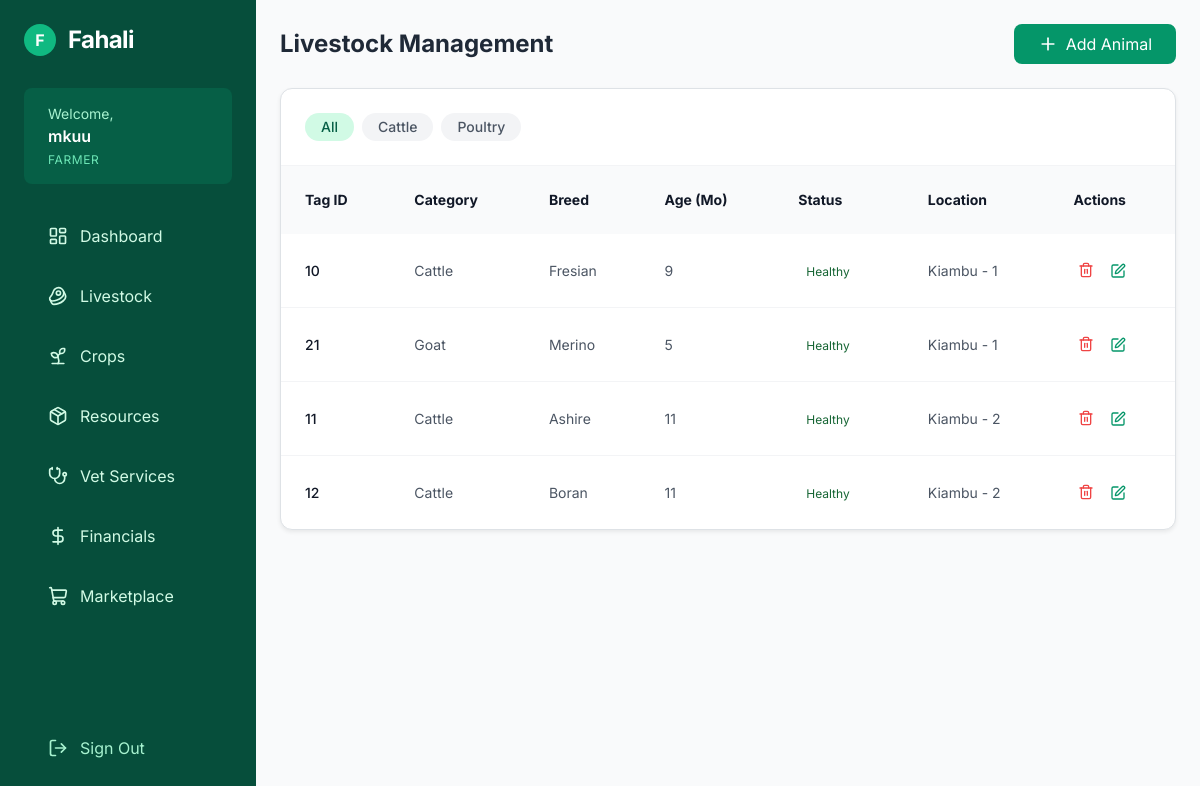
Screenshot of /livestock/ (signed in) with the database file from the repository.
### farm/models.py (models this page shows, shortened)
class Livestock(models.Model):
    category = models.CharField(max_length=50)  # e.g., Cattle, Poultry
    tagId = models.CharField(max_length=100, unique=True)
    breed = models.CharField(max_length=100)
    age = models.PositiveIntegerField(help_text="Age in months")
    healthStatus = models.CharField(max_length=50, default='Healthy')
    location = models.CharField(max_length=50, blank=True, null=True)
    owner = models.ForeignKey(User, on_delete=models.CASCADE, null=True, blank=True, default=User)
    created_at = models.DateTimeField(auto_now_add=True)

### farm/views.py (the view)
# urls.py: path('livestock/', views.livestock, name='livestock'),
def livestock(request):
    livestock_list = Livestock.objects.all()
    return render(request,'livestock.html', {"livestock_list":livestock_list})

### farm/templates/livestock.html (shortened to what this page needs)
{% extends 'base.html' %}
{% block content %}
<div>
  <div class="flex flex-col sm:flex-row justify-between items-start sm:items-center mb-6 gap-4">
    <h1 class="text-2xl font-bold text-gray-800">Livestock Management</h1>
    <button onclick="document.getElementById('addModal').classList.remove('hidden')" class="bg-emerald-600 hover:bg-emerald-700 text-white px-4 py-2 rounded-lg flex items-center gap-2 transition-colors">
      <i data-lucide="plus" class="w-5 h-5"></i>
      Add Animal
    </button>
  </div>
  <div class="bg-white rounded-xl shadow-sm border border-gray-100 overflow-hidden">
    <div class="p-4 border-b border-gray-100 flex gap-2 overflow-x-auto">
      <a href="?filter=All" class="px-3 py-1 rounded-full text-sm font-medium whitespace-nowrap bg-emerald-100 text-emerald-800">All</a>
      <a href="?filter=Cattle" class="px-3 py-1 rounded-full text-sm font-medium whitespace-nowrap bg-gray-100 text-gray-600 hover:bg-gray-200">Cattle</a>
      <a href="?filter=Poultry" class="px-3 py-1 rounded-full text-sm font-medium whitespace-nowrap bg-gray-100 text-gray-600 hover:bg-gray-200">Poultry</a>
    </div>
    <div class="overflow-x-auto">
      <table class="w-full text-left text-sm text-gray-600">
        <thead class="bg-gray-50 text-gray-900 font-semibold">
          <tr>
            <th class="p-4">Tag ID</th>
            <th class="p-4">Category</th>
            <th class="p-4">Breed</th>
            <th class="p-4">Age (Mo)</th>
            <th class="p-4">Status</th>
            <th class="p-4">Location</th>
            <th class="p-4">Actions</th>
          </tr>
        </thead>
        <tbody class="divide-y divide-gray-100">
            {% for animal in livestock_list %}
          <tr class="hover:bg-gray-50">
            <td class="p-4 font-medium text-gray-900">{{ animal.tagId }}</td>
            <td class="p-4">{{ animal.category }}</td>
            <td class="p-4">{{ animal.breed }}</td>
            <td class="p-4">{{ animal.age }}</td>
            <td class="p-4">
              <span class="px-2 py-1 rounded-full text-xs font-semibold{% if animal.healthStatus == 'Healthy' %}bg-green-100 text-green-800
              {% elif animal.healthStatus == 'Sick' %}bg-red-100 text-red-800
              {% else %}bg-yellow-100 text-yellow-800{% endif %}">
                {{ animal.healthStatus }}
              </span>
            </td>
            <td class="p-4">{{ animal.location }}</td>
            <td class="p-4 flex gap-2" >
              <form action="{% url 'delete_livestock' animal.id%}" method="POST" onsubmit="return confirm('Are you sure you want to delete this animal record? This action cannot be undone.');">
                <button type="submit" class="text-red-500 hover:text-red-700 p-1">
                  <i data-lucide="trash-2" class="w-4 h-4"></i>
                </button>
              </form>
                <button onclick="document.getElementById('editModal-{{ animal.id }}').classList.remove('hidden')"
                      class="text-emerald-600 hover:text-emerald-800 p-1">
                <i data-lucide="edit" class="w-4 h-4"></i>
              </button>
            </td>
          </tr>
            {% empty %}
          <tr>
            <td colspan="7" class="p-8 text-center text-gray-400">
              No livestock records found.
            </td>
          </tr>
        {% endfor %}
        </tbody>
      </table>
    </div>
  </div>
</div>
{% endblock %}

### farm/templates/base.html (shortened to what this page needs)
<!DOCTYPE html>
<html lang="en">
<head>
    <link href="https://cdn.jsdelivr.net/npm/bootstrap@5.3.0/dist/css/bootstrap.min.css" rel="stylesheet">
</head>
<body class="bg-gray-50 text-gray-900 antialiased">
    <div class="flex min-h-screen flex-col md:flex-row">
        {% if user.is_authenticated %}
        <aside id="sidebar" class="fixed inset-y-0 left-0 z-10 w-64 bg-emerald-900 text-white transform -translate-x-full md:relative md:translate-x-0 transition-transform duration-200 ease-in-out flex flex-col">
            <div class="p-6 h-full flex flex-col">
                <div class="mb-8 hidden md:flex items-center space-x-3">
                     <div class="w-8 h-8 bg-emerald-500 rounded-full flex items-center justify-center">
                       <span class="font-bold text-white">F</span>
                     </div>
                     <span class="text-2xl font-bold tracking-tight">Fahali</span>
                </div>
                <div class="mb-6 px-4 py-3 bg-emerald-800 rounded-lg">
                     <p class="text-sm text-emerald-200">Welcome,</p>
                     <p class="font-semibold truncate">{{ user.username }}</p>
                     <p class="text-xs text-emerald-300 uppercase tracking-wider mt-1">Farmer</p>
                </div>
                <nav class="flex-1 space-y-1">
                        <a href="{% url 'dashboard' %}" class="flex items-center px-4 py-3 rounded-md hover:bg-emerald-800 text-emerald-100 transition-colors">
                            <i data-lucide="layout-dashboard" class="mr-3 w-5 h-5"></i> Dashboard
                        </a>
                        <a href="{% url 'livestock' %}" class="flex items-center px-4 py-3 rounded-md hover:bg-emerald-800 text-emerald-100 transition-colors">
                            <i data-lucide="beef" class="mr-3 w-5 h-5"></i> Livestock
                        </a>
                        <a href="{% url 'crops' %}" class="flex items-center px-4 py-3 rounded-md hover:bg-emerald-800 text-emerald-100 transition-colors">
                            <i data-lucide="sprout" class="mr-3 w-5 h-5"></i> Crops
                        </a>
                        <a href="{% url 'resources' %}" class="flex items-center px-4 py-3 rounded-md hover:bg-emerald-800 text-emerald-100 transition-colors">
                            <i data-lucide="package" class="mr-3 w-5 h-5"></i> Resources
                        </a>
                        <a href="{% url 'vet' %}" class="flex items-center px-4 py-3 rounded-md hover:bg-emerald-800 text-emerald-100 transition-colors">
                            <i data-lucide="stethoscope" class="mr-3 w-5 h-5"></i> Vet Services
                        </a>
                        <a href="{% url 'financials' %}" class="flex items-center px-4 py-3 rounded-md hover:bg-emerald-800 text-emerald-100 transition-colors">
                            <i data-lucide="dollar-sign" class="mr-3 w-5 h-5"></i> Financials
                        </a>
                    <a href="{% url 'marketplace' %}" class="flex items-center px-4 py-3 rounded-md hover:bg-emerald-800 text-emerald-100 transition-colors">
                        <i data-lucide="shopping-cart" class="mr-3 w-5 h-5"></i> Marketplace
                    </a>
                </nav>
                <div class="mt-auto pt-6">
                    <form action="{% url 'logout' %}" method="post">
                        <button type="submit" class="flex items-center w-full px-4 py-3 text-emerald-200 hover:text-white hover:bg-emerald-800 rounded-md transition-colors">
                            <i data-lucide="log-out" class="mr-3 w-5 h-5"></i> Sign Out
                        </button>
                    </form>
                </div>
            </div>
        </aside>
        {% endif %}
        <main class="flex-1 p-4 md:p-8 overflow-y-auto">
            <div class="max-w-7xl mx-auto">
                {% block content %}
                {% endblock %}
            </div>
        </main>
    </div>
    <script src="https://cdn.tailwindcss.com"></script>
</body>
</html>

### farm/templates/base.html (style rules this page uses)
body { font-family: 'Inter', sans-serif; }

### rows the page displays
Livestock: tagId "10", category "Cattle", breed "Fresian", age "9", healthStatus "Healthy", location "Kiambu - 1"
Livestock: tagId "21", category "Goat", breed "Merino", age "5", healthStatus "Healthy", location "Kiambu - 1"
Livestock: tagId "11", category "Cattle", breed "Ashire", age "11", healthStatus "Healthy", location "Kiambu - 2"
Livestock: tagId "12", category "Cattle", breed "Boran", age "11", healthStatus "Healthy", location "Kiambu - 2"

### other values shown
{{ user.username }} "mkuu"
